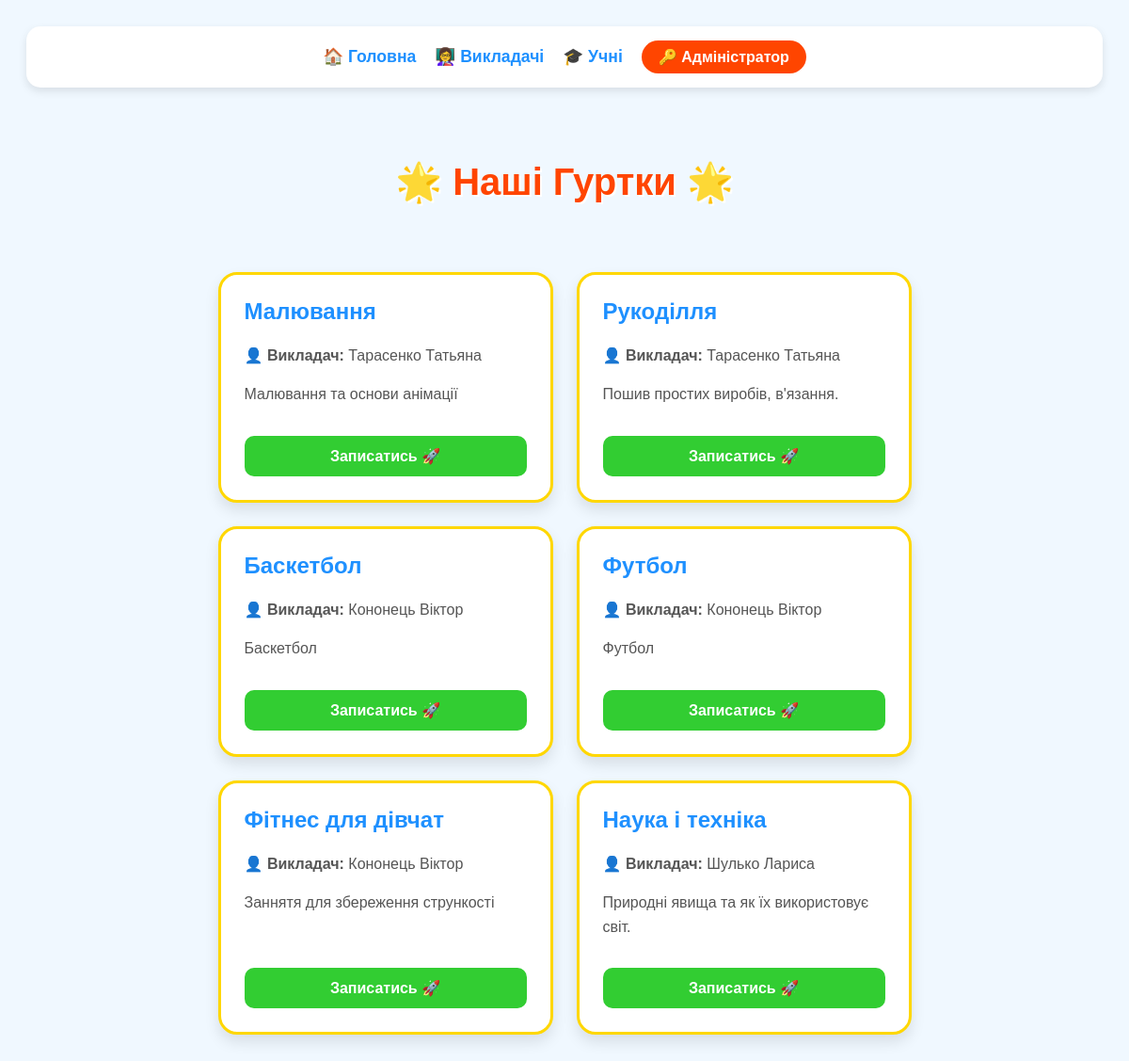
The page / on the database its author committed.
### school_admin/models/lesson.py (models this page shows, shortened)
class ExtraLesson(models.Model):
    name = models.CharField(max_length=200, verbose_name="Назва заняття")
    teacher = models.ForeignKey(
        Teacher,
        on_delete=models.CASCADE,
        verbose_name="Викладач"
    )
    description = models.TextField(verbose_name="Опис заняття")
    class Meta:
        verbose_name = "Додаткове заняття"
        verbose_name_plural = "Додаткові заняття"

### school_admin/models/teacher.py (models this page shows, shortened)
class Teacher(models.Model):
    last_name = models.CharField(max_length=100, verbose_name="Прізвище")
    first_name = models.CharField(max_length=100, verbose_name="Ім'я")
    middle_name = models.CharField(max_length=100, verbose_name="По батькові")
    description = models.TextField(verbose_name="Характеристики")
    class Meta:
        verbose_name = "Викладач"
        verbose_name_plural = "Викладачі"

### school_admin/views.py (the view)
# urls.py: path('', views.index, name='index'),
def index(request):
    if request.method == 'POST' and request.user.is_staff:
        form = LessonForm(request.POST)
        if form.is_valid():
            form.save()
            return redirect('index')
    lessons = ExtraLesson.objects.all()
    form = LessonForm() if request.user.is_staff else None
    return render(request, 'school_admin/index.html', {
        'lessons': lessons,
        'form': form
    })

### school_admin/templates/school_admin/index.html (shortened to what this page needs)
{% extends "school_admin/base.html" %}
{% block content %}
<h1 style="text-align: center; font-size: 2.5em; color: #ff4500; text-shadow: 2px 2px #fff;">🌟 Наші Гуртки 🌟</h1>
<div class="container">
    {% for lesson in lessons %}
    <div class="card">
        <div>
            <h2>{{ lesson.name }}</h2>
            <p>👤 <strong>Викладач:</strong> {{ lesson.teacher.last_name }} {{ lesson.teacher.first_name }}</p>
            <p>{{ lesson.description }}</p>
        </div>
        <div>
            <a href="{% url 'student_list' %}" class="btn-enroll">Записатись 🚀</a>
        </div>
    </div>
    {% empty %}
    <p style="text-align: center; font-size: 1.2em; color: #666;">Наразі гуртків немає. Адмін, додай перший! 👇</p>
    {% endfor %}
</div>
{% endblock %}

### school_admin/templates/school_admin/base.html (shortened to what this page needs)
<!DOCTYPE html>
<html lang="uk">
<head>
</head>
<body>
    <nav>
        <a href="{% url 'index' %}">🏠 Головна</a>
        <a href="{% url 'teacher_list' %}">👩‍🏫 Викладачі</a>
        <a href="{% url 'student_list' %}">🎓 Учні</a>
        {% if user.is_authenticated %}
            <form action="/admin/logout/" method="post" style="display: inline;">
                {% csrf_token %}
                <input type="hidden" name="next" value="{% url 'index' %}">
                <button type="submit" class="logout-btn">
                    🚪 Вийти ({{ user.username }})
                </button>
            </form>
        {% else %}
            <a href="/admin/login/?next={{ request.path }}" class="admin-btn">🔑 Адміністратор</a>
        {% endif %}
    </nav>
    <div class="container">
        {% block content %}{% endblock %}
    </div>
</body>
</html>

### school_admin/templates/school_admin/base.html (style rules this page uses)
body { font-family: 'Comic Sans MS', cursive, sans-serif; background: #f0f8ff; padding: 20px; color: #333; }
nav { background: #fff; padding: 15px 25px; border-radius: 15px; display: flex; justify-content: center; align-items: center; gap: 20px; box-shadow: 0 4px 10px rgba(0,0,0,0.1); margin-bottom: 30px; }
nav a { text-decoration: none; color: #1e90ff; font-weight: bold; font-size: 1.1em; transition: 0.3s; }
.admin-btn { background: #ff4500; color: white !important; padding: 8px 18px; border-radius: 20px; border: none; cursor: pointer; font-size: 1em; font-weight: bold; }
h1 { text-align: center; color: #ff4500; }

### school_admin/templates/school_admin/index.html (style rules this page uses)
.container { display: flex; flex-wrap: wrap; justify-content: center; gap: 25px; padding: 20px; }
.card { background: white; border-radius: 20px; padding: 25px; width: 300px; border: 3px solid #ffd700; box-shadow: 0 8px 15px rgba(0,0,0,0.1); transition: transform 0.3s; display: flex; flex-direction: column; justify-content: space-between; }
.card h2 { margin-top: 0; color: #1e90ff; font-size: 1.5em; }
.card p { color: #555; line-height: 1.6; }
.btn-enroll { display: block; background: #32cd32; color: white; text-align: center; padding: 12px; border-radius: 10px; text-decoration: none; font-weight: bold; margin-top: 15px; }

### rows shown on the page
ExtraLesson: name "Малювання", teacher.last_name "Тарасенко", teacher.first_name "Татьяна", description "Малювання та основи анімації"
ExtraLesson: name "Рукоділля", teacher.last_name "Тарасенко", teacher.first_name "Татьяна", description "Пошив простих виробів, в'язання."
ExtraLesson: name "Баскетбол", teacher.last_name "Кононець", teacher.first_name "Віктор", description "Баскетбол"
ExtraLesson: name "Футбол", teacher.last_name "Кононець", teacher.first_name "Віктор", description "Футбол"
ExtraLesson: name "Фітнес для дівчат", teacher.last_name "Кононець", teacher.first_name "Віктор", description "Заннятя для збереження стрункості"
ExtraLesson: name "Наука і техніка", teacher.last_name "Шулько", teacher.first_name "Лариса", description "Природні явища та як їх використовує світ."
